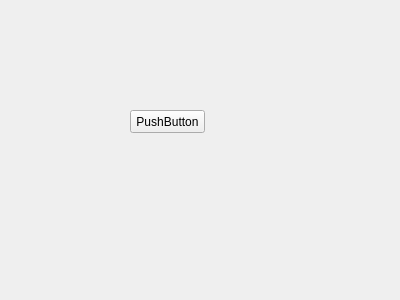
<?xml version="1.0" encoding="UTF-8"?>
<ui version="4.0">
 <class>Widget</class>
 <widget class="QWidget" name="Widget">
  <property name="geometry">
   <rect>
    <x>0</x>
    <y>0</y>
    <width>400</width>
    <height>300</height>
   </rect>
  </property>
  <property name="windowTitle">
   <string>Form</string>
  </property>
  <widget class="QPushButton" name="pushButton">
   <property name="geometry">
    <rect>
     <x>130</x>
     <y>110</y>
     <width>75</width>
     <height>23</height>
    </rect>
   </property>
   <property name="text">
    <string>PushButton</string>
   </property>
  </widget>
 </widget>
 <resources/>
 <connections/>
</ui>
